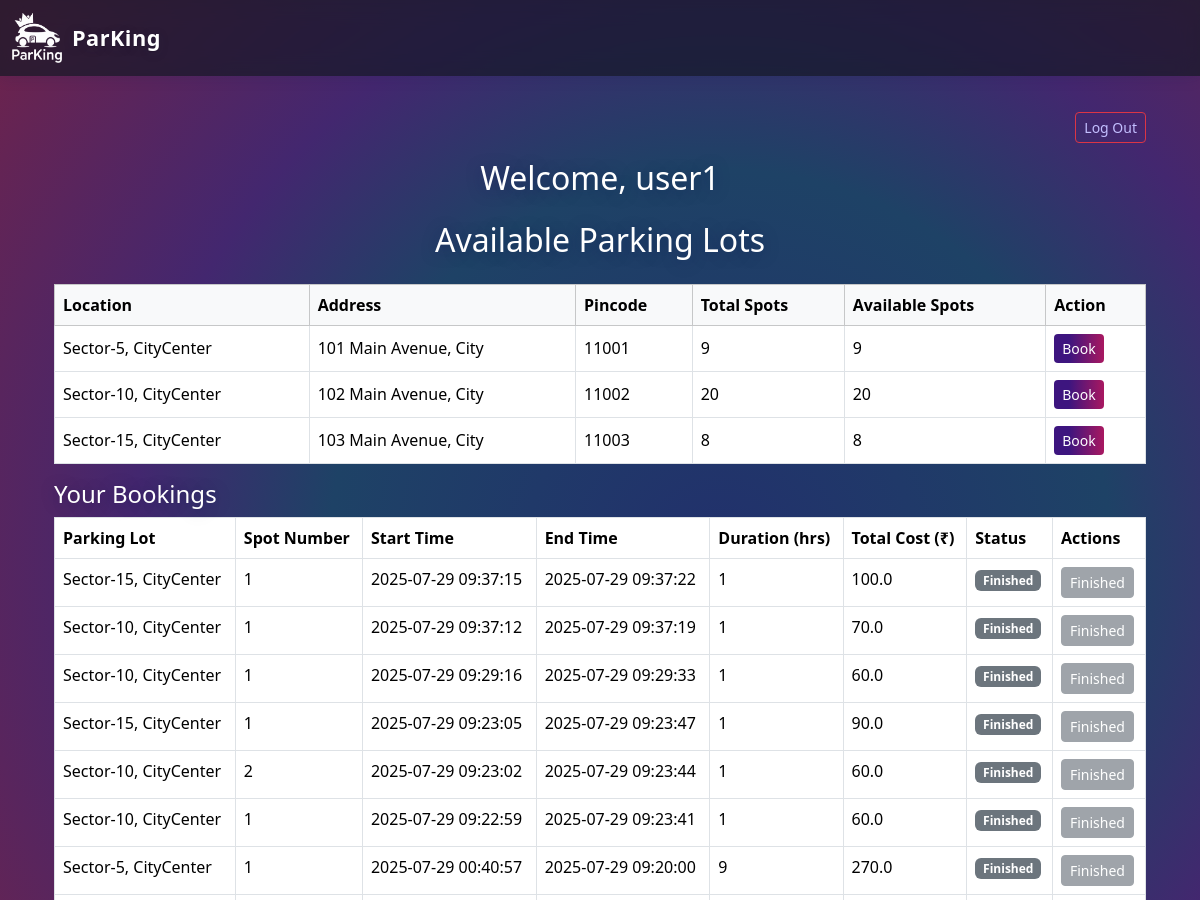
The app's page /user_dashboard (signed in, upper part), older data.
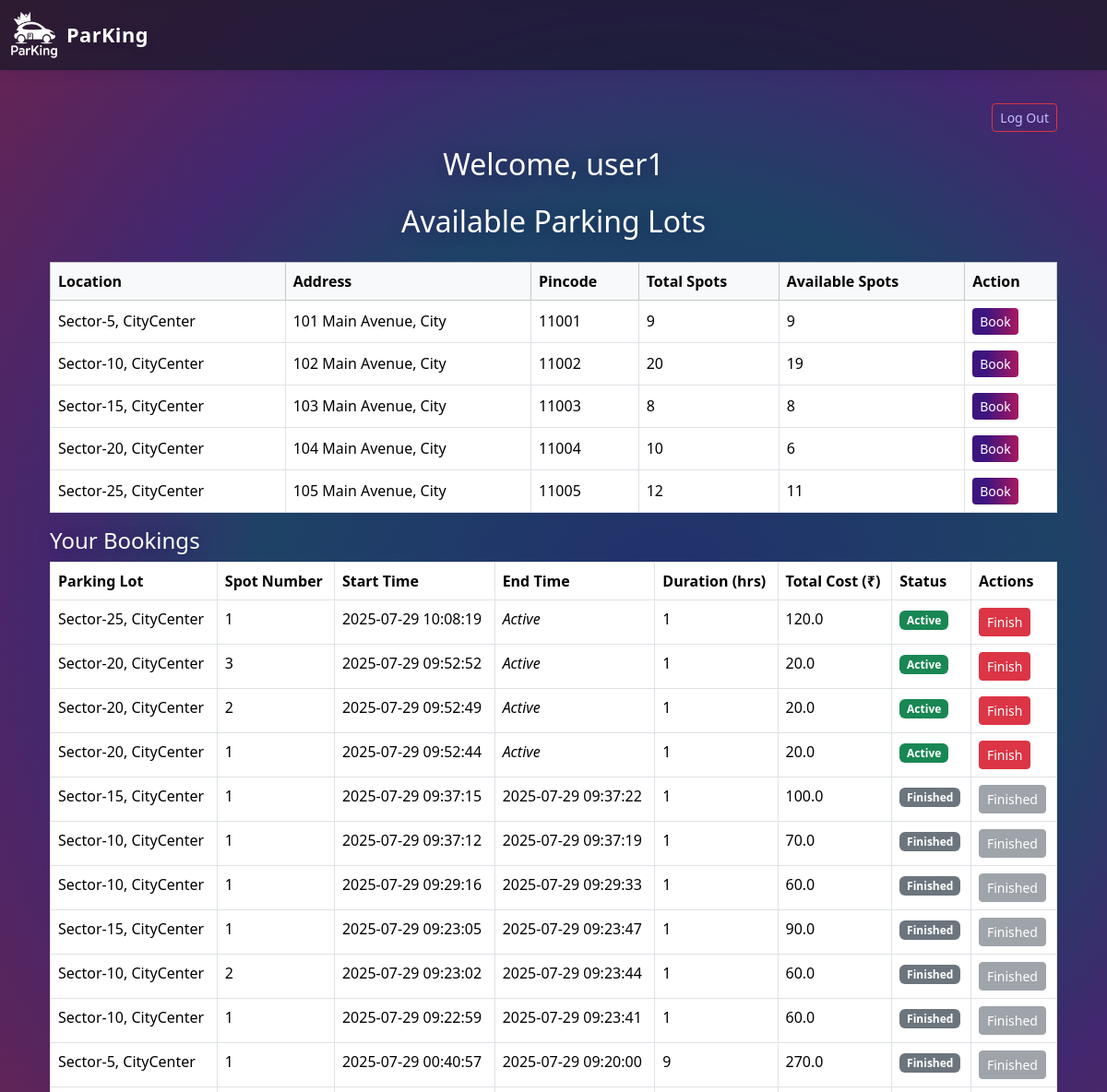
The same page, newer data.
### controllers/database.py (models this page shows)
class ParkingLot(db.Model):
    id = db.Column(db.Integer, primary_key=True)        # Primary key column is `id`
    location = db.Column(db.String(120), nullable=False)
    prices = db.Column(db.Float, nullable=False)
    address = db.Column(db.String(200), nullable=False)
    pincode = db.Column(db.String(10), nullable=False)
    max_spots = db.Column(db.Integer, nullable=False)
    spots = db.relationship('ParkingSpot', backref='parking_lot', lazy=True)

class ParkingSpot(db.Model):
    id = db.Column(db.Integer, primary_key=True)        # Primary key column is `id`
    lot_id = db.Column(db.Integer, db.ForeignKey('parking_lot.id'), nullable=False)
    spot_number = db.Column(db.Integer, nullable=False) # Add spot_number field (should exist)
    status = db.Column(db.String(1), nullable=False, default='A')
    reservations = db.relationship('Reservation', backref='spot', lazy=True)

class Reservation(db.Model):
    id = db.Column(db.Integer, primary_key=True)
    user_id = db.Column(db.Integer, db.ForeignKey('user.id'), nullable=False)
    spot_id = db.Column(db.Integer, db.ForeignKey('parking_spot.id'), nullable=False)
    start_time = db.Column(db.DateTime, default=datetime.utcnow, nullable=False)
    end_time = db.Column(db.DateTime, nullable=True)
    cost = db.Column(db.Float, nullable=False)
    user = db.relationship('User', backref='reservations', lazy=True)

### app.py (the view)
@app.route('/user_dashboard')
def user_dashboard():
    user_id = session.get('user_id')
    if not user_id:
        flash("Please log in to view the dashboard.", "danger")
        return redirect(url_for("login"))
    user = User.query.get(user_id)
    lots = ParkingLot.query.all()
    bookings = Reservation.query.filter_by(user_id=user_id).order_by(Reservation.start_time.desc()).all()
    bookings_data = []
    now = datetime.utcnow()
    for booking in bookings:
        start = booking.start_time
        end = booking.end_time or now  # If booking still active, calculate till now
        duration_seconds = (end - start).total_seconds()
        duration_hours = max(1, ceil(duration_seconds / 3600))  # Minimum 1 hour charge
        total_cost = duration_hours * booking.cost  # Assuming booking.cost is hourly rate
        bookings_data.append({
            'booking': booking,
            'duration_hours': duration_hours,
            'total_cost': total_cost,
        })
    return render_template(
        "user_dashboard.html",
        user=user,
        lots=lots,
        bookings=bookings_data,  # pass the prepared data list
        now=now
    )

### templates/user_dashboard.html (shortened to what this page needs)
{% extends "layout.html" %}
{% block content %}
<div class="container py-4">
  <div class="d-flex justify-content-end mb-3">
    <a href="{{ url_for('logout') }}" class="btn btn-outline-danger btn-sm">Log Out</a>
  </div>
  <h2 class="text-center mb-4">Welcome, {{ user.username }}</h2>
  <h2 class="text-center mb-4">Available Parking Lots</h2>
  <table class="table table-bordered table-hover align-middle">
    <thead class="table-light">
      <tr>
        <th>Location</th>
        <th>Address</th>
        <th>Pincode</th>
        <th>Total Spots</th>
        <th>Available Spots</th>
        <th>Action</th>
      </tr>
    </thead>
    <tbody>
      {% for lot in lots %}
      <tr>
        <td>{{ lot.location }}</td>
        <td>{{ lot.address }}</td>
        <td>{{ lot.pincode }}</td>
        <td>{{ lot.spots|length }}</td>
        <td>{{ lot.spots|selectattr('status','equalto','A')|list|length }}</td>
        <td>
          {% if lot.spots|selectattr('status','equalto','A')|list|length > 0 %}
            <a href="{{ url_for('book_lot', lot_id=lot.id) }}" class="btn btn-primary btn-sm">Book</a>
          {% else %}
            <button class="btn btn-secondary btn-sm" disabled>Full</button>
          {% endif %}
        </td>
      </tr>
      {% endfor %}
    </tbody>
  </table>
  <h4>Your Bookings</h4>
  {% if bookings %}
    <table class="table table-bordered mb-4">
      <thead>
        <tr>
          <th>Parking Lot</th>
          <th>Spot Number</th>
          <th>Start Time</th>
          <th>End Time</th>
           <th>Duration (hrs)</th>
          <th>Total Cost (₹)</th>
          <th>Status</th>
          <th>Actions</th>
        </tr>
      </thead>
      <tbody>
      {% for item in bookings %}
        {% set booking = item.booking %}
        <tr>
          <td>{{ booking.spot.parking_lot.location }}</td>
          <td>{{ booking.spot.spot_number }}</td>
          <td>{{ booking.start_time.strftime("%Y-%m-%d %H:%M:%S") }}</td>
          <td>
            {% if booking.end_time %}
              {{ booking.end_time.strftime("%Y-%m-%d %H:%M:%S") }}
            {% else %}
              <em>Active</em>
            {% endif %}
          </td>
          <td>{{ item.duration_hours }}</td>
          <td>{{ item.total_cost }}</td>
          <td>
            {% if booking.end_time is none %}
              <span class="badge bg-success">Active</span>
            {% else %}
              <span class="badge bg-secondary">Finished</span>
            {% endif %}
          </td>
          <td>
            {% if booking.end_time is none %}
              <form action="{{ url_for('finish_parking', booking_id=booking.id) }}" method="post" style="display:inline;" onsubmit="return confirm('Finish parking and release spot?');">
                <button type="submit" class="btn btn-danger btn-sm">Finish</button>
              </form>
            {% else %}
              <button class="btn btn-secondary btn-sm" disabled>Finished</button>
            {% endif %}
          </td>
        </tr>
      {% endfor %}
      </tbody>
    </table>
  {% else %}
    <div class="alert alert-secondary text-center">
      You have no bookings yet.
    </div>
  {% endif %}
</div>
{% endblock %}

Row changes from the older to the newer data that the page shows:
computed for ParkingLot "Sector-10, CityCenter": spots|selectattr "20" → "19"
added ParkingLot: location "Sector-20, CityCenter", address "104 Main Avenue, City", pincode "11004", spots|length "10", spots|selectattr "6", spot.parking_lot.location "Sector-20, CityCenter" "Sector-20, CityCenter" "Sector-20, CityCenter"
added ParkingLot: location "Sector-25, CityCenter", address "105 Main Avenue, City", pincode "11005", spots|length "12", spots|selectattr "11", spot.parking_lot.location "Sector-25, CityCenter"
added ParkingSpot: spot.spot_number "1"
added Reservation: start_time "2025-07-29 10:08:19"
added ParkingSpot: spot.spot_number "3"
added Reservation: start_time "2025-07-29 09:52:52"
added ParkingSpot: spot.spot_number "2"
added Reservation: start_time "2025-07-29 09:52:49"
added ParkingSpot: spot.spot_number "1"
added Reservation: start_time "2025-07-29 09:52:44"
Text that changed along with them:
new list line: "Active 1 120.0 Active Finish"
new list line: "Active 1 20.0 Active Finish"
